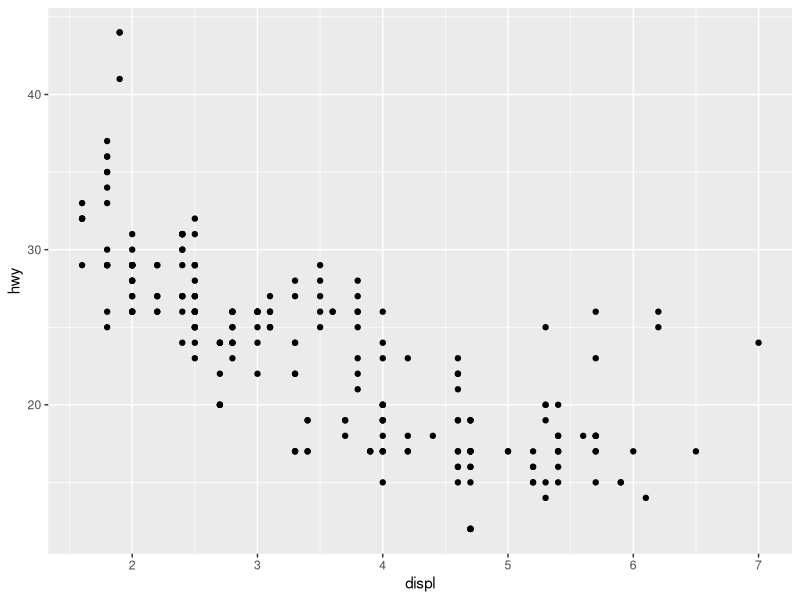
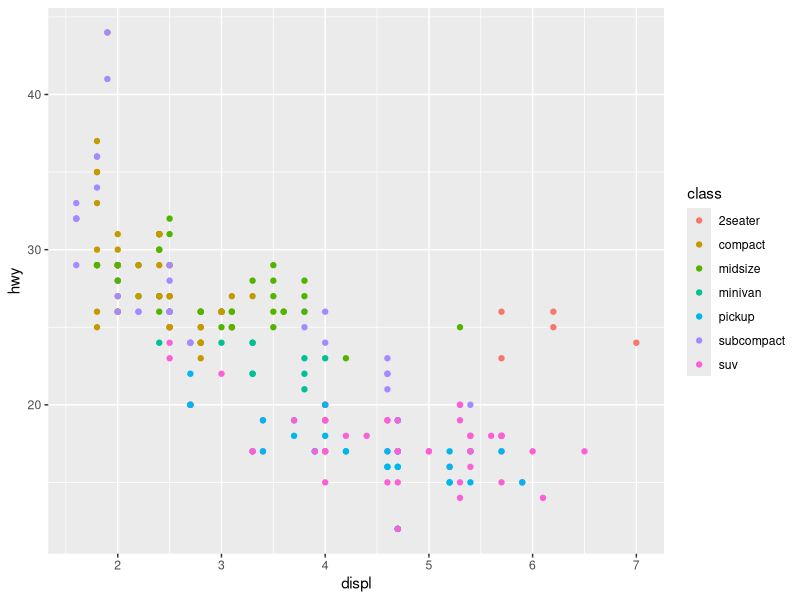

Write the R code that produced these figures, in order.
library(tidyverse)
mpg

ggplot(data = mpg) +
  geom_point(mapping = aes(x = displ, y = hwy))

ggplot(data = mpg) +
  geom_point(mapping = aes(x = displ, y = hwy, colour = class))
             